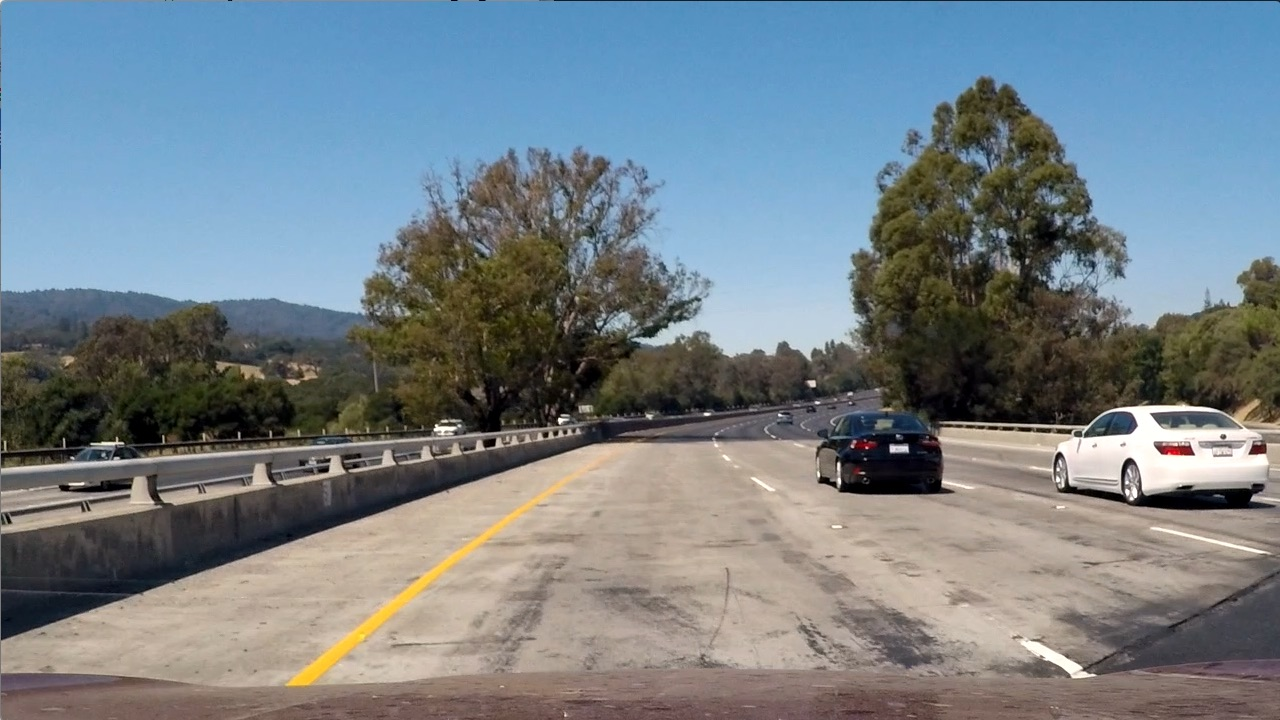
#> input picture test_images/test1.jpg, 1280 x 720 px; its folder holds only this picture in this run
$ python lane_finder.py   (older library calls are emulated)
#> lines starting #> are read from the running program, lines starting #| are printed output that depends on the picture; after the words box and inside, x2 and y2 are one past the last pixel; in counts of white or black regions, pixels touching at a corner belong together
#> (reads calib.p from the repository)
#> (reads projection.p from the repository)
#> further down, img is the input picture: shape (720, 1280, 3); mean R, G, B 117.5, 128.7, 135.5
import pickle
import matplotlib.pyplot as plt
import matplotlib.image as mpimg
from moviepy.editor import VideoFileClip
import cv2
import os
import numpy as np
import settings
import math
from settings import CALIB_FILE_NAME, PERSPECTIVE_FILE_NAME

def get_center_shift(coeffs, img_size, pixels_per_meter):
    return np.polyval(coeffs, img_size[1]/pixels_per_meter[1]) - (img_size[0]//2)/pixels_per_meter[0]

def get_curvature(coeffs, img_size, pixels_per_meter):
    return ((1 + (2*coeffs[0]*img_size[1]/pixels_per_meter[1] + coeffs[1])**2)**1.5) / np.absolute(2*coeffs[0])


#class that finds line in a mask
class LaneLineFinder:
    def __init__(self, img_size, pixels_per_meter, center_shift):
        self.found = False
        self.poly_coeffs = np.zeros(3, dtype=np.float32)
        self.coeff_history = np.zeros((3, 7), dtype=np.float32)
        self.img_size = img_size
        self.pixels_per_meter = pixels_per_meter
        self.line_mask = np.ones((img_size[1], img_size[0]), dtype=np.uint8)
        self.other_line_mask = np.zeros_like(self.line_mask)
        self.line = np.zeros_like(self.line_mask)
        self.num_lost = 0
        self.still_to_find = 1
        self.shift = center_shift
        self.first = True
        self.stddev = 0

    # [12 lines left out: functions reset_lane_line, one_lost, not called in this run]

    def one_found(self):
        self.first = False
        self.num_lost = 0
        if not self.found:
            self.still_to_find -= 1
            if self.still_to_find <= 0:
                self.found = True

    def fit_lane_line(self, mask):
        y_coord, x_coord = np.where(mask)
        y_coord = y_coord.astype(np.float32)/self.pixels_per_meter[1]
        x_coord = x_coord.astype(np.float32)/self.pixels_per_meter[0]
        if len(y_coord) <= 150:
            coeffs = np.array([0, 0, (self.img_size[0]//2)/self.pixels_per_meter[0] + self.shift], dtype=np.float32)
        else:
            coeffs, v = np.polyfit(y_coord, x_coord, 2, rcond=1e-16, cov=True)
            self.stddev = 1 - math.exp(-5*np.sqrt(np.trace(v)))

        self.coeff_history = np.roll(self.coeff_history, 1)

        if self.first:
            self.coeff_history = np.reshape(np.repeat(coeffs, 7), (3, 7))
        else:
            self.coeff_history[:, 0] = coeffs

        value_x = get_center_shift(coeffs, self.img_size, self.pixels_per_meter)
        curve = get_curvature(coeffs, self.img_size, self.pixels_per_meter)

        if (self.stddev > 0.95) | (len(y_coord) < 150) | (math.fabs(value_x - self.shift) > math.fabs(0.5*self.shift)) \
                | (curve < 30):

            self.coeff_history[0:2, 0] = 0
            self.coeff_history[2, 0] = (self.img_size[0]//2)/self.pixels_per_meter[0] + self.shift
            self.one_lost()
        else:
            self.one_found()

        self.poly_coeffs = np.mean(self.coeff_history, axis=1)

    def get_line_points(self):
        y = np.array(range(0, self.img_size[1]+1, 10), dtype=np.float32)/self.pixels_per_meter[1]
        x = np.polyval(self.poly_coeffs, y)*self.pixels_per_meter[0]
        y *= self.pixels_per_meter[1]
        return np.array([x, y], dtype=np.int32).T

    def get_other_line_points(self):
        pts = self.get_line_points()
        pts[:, 0] = pts[:, 0] - 2*self.shift*self.pixels_per_meter[0]
        return pts

    def find_lane_line(self, mask, reset=False):
        n_segments = 16
        window_width = 30
        step = self.img_size[1]//n_segments

        if reset or (not self.found and self.still_to_find == 5) or self.first:
            self.line_mask[:] = 0
            n_steps = 4
            window_start = self.img_size[0]//2 + int(self.shift*self.pixels_per_meter[0]) - 3 * window_width
            window_end = window_start + 6*window_width
            sm = np.sum(mask[self.img_size[1]-4*step:self.img_size[1], window_start:window_end], axis=0)
            sm = np.convolve(sm, np.ones((window_width,))/window_width, mode='same')
            argmax = window_start + np.argmax(sm)
            shift = 0
            for last in range(self.img_size[1], 0, -step):
                first_line = max(0, last - n_steps*step)
                sm = np.sum(mask[first_line:last, :], axis=0)
                sm = np.convolve(sm, np.ones((window_width,))/window_width, mode='same')
                window_start = min(max(argmax + int(shift)-window_width//2, 0), self.img_size[0]-1)
                window_end = min(max(argmax + int(shift) + window_width//2, 0+1), self.img_size[0])
                new_argmax = window_start + np.argmax(sm[window_start:window_end])
                new_max = np.max(sm[window_start:window_end])
                if new_max <= 2:
                    new_argmax = argmax + int(shift)
                    shift = shift/2
                if last != self.img_size[1]:
                    shift = shift*0.25 + 0.75*(new_argmax - argmax)
                argmax = new_argmax
                cv2.rectangle(self.line_mask, (argmax-window_width//2, last-step), (argmax+window_width//2, last),
                              1, thickness=-1)
        else:
            self.line_mask[:] = 0
            points = self.get_line_points()
            if not self.found:
                factor = 3
            else:
                factor = 2
            cv2.polylines(self.line_mask, [points], 0, 1, thickness=int(factor*window_width))

        self.line = self.line_mask * mask
        self.fit_lane_line(self.line)
        self.first = False
        if not self.found:
            self.line_mask[:] = 1
        points = self.get_other_line_points()
        self.other_line_mask[:] = 0
        cv2.polylines(self.other_line_mask, [points], 0, 1, thickness=int(5*window_width))

# class that finds the whole lane
class LaneFinder:
    def __init__(self, img_size, warped_size, cam_matrix, dist_coeffs, transform_matrix, pixels_per_meter, warning_icon):
#> called with img_size = (1280, 720), warped_size = (500, 600), cam_matrix = array of shape (3, 3), dist_coeffs = array of shape (1, 5), transform_matrix = array of shape (3, 3), pixels_per_meter = (46.57, 33.07), warning_icon = 'warning.png'
        self.found = False
        self.cam_matrix = cam_matrix
        self.dist_coeffs = dist_coeffs
        self.img_size = img_size
        self.warped_size = warped_size
        self.mask = np.zeros((warped_size[1], warped_size[0], 3), dtype=np.uint8)
        self.roi_mask = np.ones((warped_size[1], warped_size[0], 3), dtype=np.uint8)
        self.total_mask = np.zeros_like(self.roi_mask)
        self.warped_mask = np.zeros((self.warped_size[1], self.warped_size[0]), dtype=np.uint8)
        self.M = transform_matrix
        self.count = 0
        self.left_line = LaneLineFinder(warped_size, pixels_per_meter, -1.8288)  # 6 feet in meters
        self.right_line = LaneLineFinder(warped_size, pixels_per_meter, 1.8288)
        if (warning_icon is not None):
            self.warning_icon=np.array(mpimg.imread(warning_icon)*255, dtype=np.uint8)
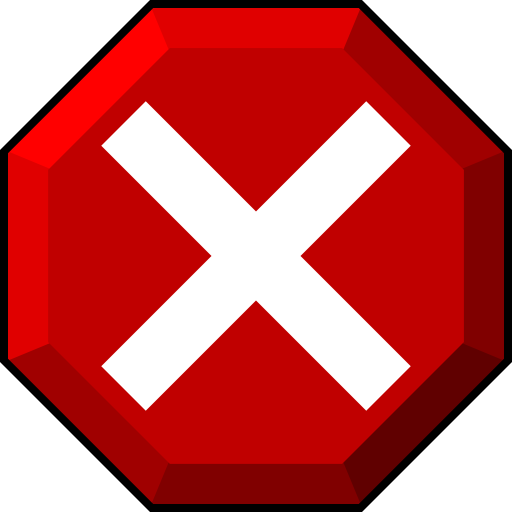
#> input picture warning.png, 1024 x 1024 px (shown at 1/2 size)
        else:
            self.warning_icon=None
        self.lanes = None
        self.position = None
        self.curvature = None
        self.raw_mask = None
        self.lanelines = None
        self.mainDiagScreen = None
        self.diag1 = None
        self.diag2 = None
        self.diag3 = None
        self.diag4 = None
        self.diag5 = None
        self.diag6 = None
        self.diag7 = None
        self.diag8 = None
        self.diag9 = None
        self.middlepanel = None

    def undistort(self, img):
        return cv2.undistort(img, self.cam_matrix, self.dist_coeffs)

    def warp(self, img):
        return cv2.warpPerspective(img, self.M, self.warped_size, flags=cv2.WARP_FILL_OUTLIERS+cv2.INTER_CUBIC)
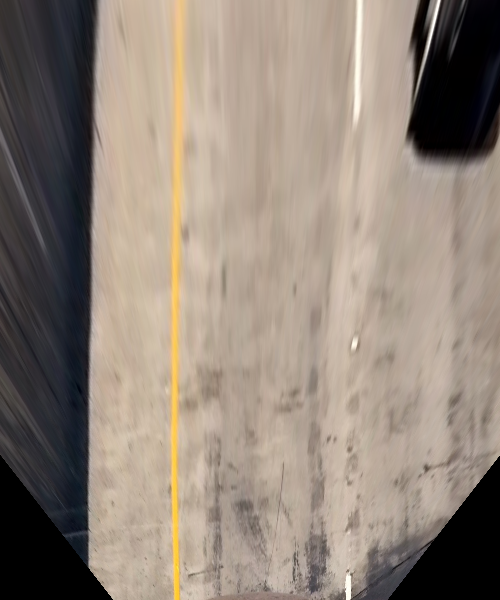
#> returned value: shape (600, 500, 3); mean of channels 0, 1, 2 145.4, 132.7, 121.1; drawn as R, G, B

    def unwarp(self, img):
        return cv2.warpPerspective(img, self.M, self.img_size, flags=cv2.WARP_FILL_OUTLIERS +
                                                                     cv2.INTER_CUBIC+cv2.WARP_INVERSE_MAP)

    def equalize_lines(self, alpha=0.9):
        mean = 0.5 * (self.left_line.coeff_history[:, 0] + self.right_line.coeff_history[:, 0])
        self.left_line.coeff_history[:, 0] = alpha * self.left_line.coeff_history[:, 0] + \
                                             (1-alpha)*(mean - np.array([0,0, 1.8288], dtype=np.uint8))
        self.right_line.coeff_history[:, 0] = alpha * self.right_line.coeff_history[:, 0] + \
                                              (1-alpha)*(mean + np.array([0,0, 1.8288], dtype=np.uint8))

    def find_lane(self, img, distorted=True, reset=False):
        # undistort, warp, change space, filter
        if distorted:
            img = self.undistort(img)
        if reset:
            self.left_line.reset_lane_line()
            self.right_line.reset_lane_line()

        img = self.warp(img)
        img_hls = cv2.cvtColor(img, cv2.COLOR_RGB2HLS)
#> img_hls: shape (600, 500, 3); mean of channels 0, 1, 2 33.3, 133.4, 50.1
        img_hls = cv2.medianBlur(img_hls, 5)
#> img_hls: shape (600, 500, 3); mean of channels 0, 1, 2 33.3, 133.5, 50.1
        img_lab = cv2.cvtColor(img, cv2.COLOR_RGB2LAB)
#> img_lab: shape (600, 500, 3); mean of channels 0, 1, 2 140.6, 130.8, 135.5
        img_lab = cv2.medianBlur(img_lab, 5)
#> img_lab: shape (600, 500, 3); mean of channels 0, 1, 2 140.7, 130.8, 135.5

        big_kernel = cv2.getStructuringElement(cv2.MORPH_ELLIPSE, (31, 31))
        small_kernel = cv2.getStructuringElement(cv2.MORPH_RECT, (7, 7))

        greenery = (img_lab[:, :, 2].astype(np.uint8) > 130) & cv2.inRange(img_hls, (0, 0, 50), (35, 190, 255))
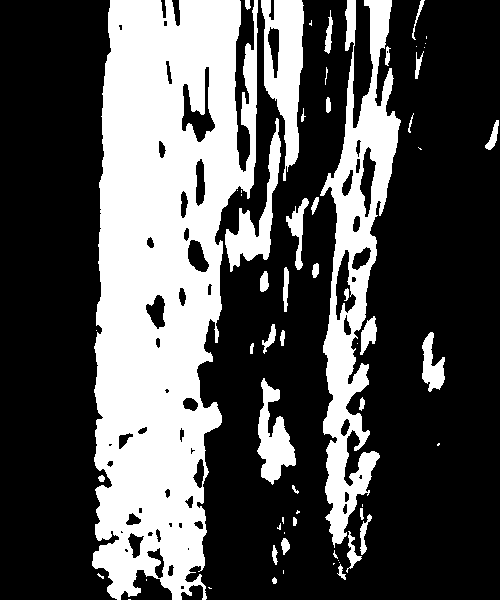
#> greenery: shape (600, 500); values 0 (black) and 1 (white), 32.3% white; 63 white regions (26 under 20 px), largest, box (x1, y1, x2, y2) and area: (92, 0, 258, 600) 67420, (320, 0, 401, 548) 16463, (261, 0, 304, 181) 4328

        road_mask = np.logical_not(greenery).astype(np.uint8) & (img_hls[:, :, 1] < 250)
        road_mask = cv2.morphologyEx(road_mask, cv2.MORPH_OPEN, small_kernel)
#> road_mask: shape (600, 500); values 0 (black) and 1 (white), 65.3% white; 28 black regions (6 under 20 px), largest, box (x1, y1, x2, y2) and area: (92, 0, 312, 600) 78499, (320, 0, 401, 580) 19969, (257, 378, 296, 485) 2184
        road_mask = cv2.dilate(road_mask, big_kernel)
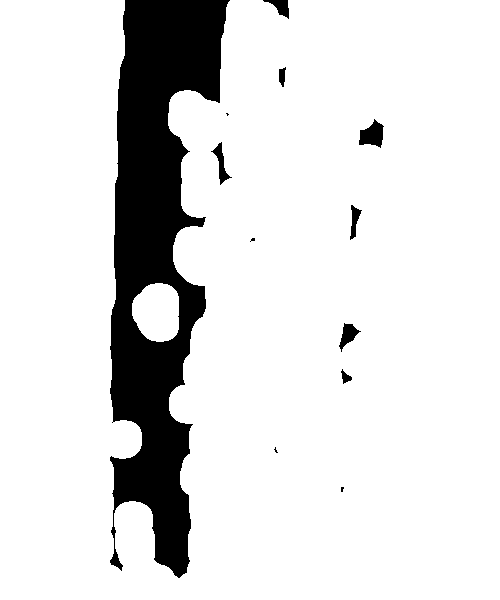
#> road_mask: shape (600, 500); values 0 (black) and 1 (white), 87.1% white; 12 black regions (4 under 20 px)

        img2, contours, hierarchy = cv2.findContours(road_mask, cv2.RETR_LIST, cv2.CHAIN_APPROX_NONE)
#> contours = 14 contours, 6 with area under 20; largest, box (x1, y1, x2, y2) and area: (0, 0, 500, 600) 258674, (132, 283, 179, 342) 2182, (358, 118, 385, 149) 491, (210, 141, 233, 186) 320, (338, 322, 362, 353) 314, (349, 204, 363, 241) 234, (278, 66, 287, 88) 120, (340, 368, 353, 385) 98

        biggest_area = 0
        for contour in contours:
            area = cv2.contourArea(contour)
            if area>biggest_area:
                biggest_area = area
                biggest_contour = contour
#> this loop made 14 passes
#> (area, biggest_area) on passes 4, 5, 6, 14: (98, 98), (313.5, 313.5), (2182.5, 2182.5), (258674.5, 258674.5)
#> after the loop, biggest_area = 258674.5; biggest_contour = contour of 3617 points, box (x1, y1, x2, y2) (0, 0, 500, 600), area 258674
        road_mask = np.zeros_like(road_mask)
        cv2.fillPoly(road_mask, [biggest_contour],  1)
#> road_mask: shape (600, 500); values 0 (black) and 1 (white), 86.8% white; 2 black regions, box (x1, y1, x2, y2) and area: (110, 0, 230, 578) 39287, (263, 0, 289, 19) 229

        self.roi_mask[:, :, 0] = (self.left_line.line_mask | self.right_line.line_mask) & road_mask
#> self.roi_mask: shape (600, 500, 3); mean of channels 0, 1, 2 0.868, 1, 1
        self.roi_mask[:, :, 1] = self.roi_mask[:, :, 0]
#> self.roi_mask: shape (600, 500, 3); mean of channels 0, 1, 2 0.868, 0.868, 1
        self.roi_mask[:, :, 2] = self.roi_mask[:, :, 0]
#> self.roi_mask: shape (600, 500, 3); mean of channels 0, 1, 2 0.868, 0.868, 0.868

        kernel = cv2.getStructuringElement(cv2.MORPH_ELLIPSE, (7, 3))
        black = cv2.morphologyEx(img_lab[:,:, 0], cv2.MORPH_TOPHAT, kernel)
        lanes = cv2.morphologyEx(img_hls[:,:,1], cv2.MORPH_TOPHAT, kernel)

        kernel = cv2.getStructuringElement(cv2.MORPH_RECT, (13, 13))
        lanes_yellow = cv2.morphologyEx(img_lab[:, :, 2], cv2.MORPH_TOPHAT, kernel)

        self.mask[:, :, 0] = cv2.adaptiveThreshold(black, 1, cv2.ADAPTIVE_THRESH_MEAN_C, cv2.THRESH_BINARY, 13, -6)
#> self.mask: shape (600, 500, 3); mean of channels 0, 1, 2 0.0126, 0, 0
        self.mask[:, :, 1] = cv2.adaptiveThreshold(lanes, 1, cv2.ADAPTIVE_THRESH_MEAN_C, cv2.THRESH_BINARY, 13, -4)
#> self.mask: shape (600, 500, 3); mean of channels 0, 1, 2 0.0126, 0.0175, 0
        self.mask[:, :, 2] = cv2.adaptiveThreshold(lanes_yellow, 1, cv2.ADAPTIVE_THRESH_MEAN_C, cv2.THRESH_BINARY,
                                                   13, -1.5)
#> self.mask: shape (600, 500, 3); mean of channels 0, 1, 2 0.0126, 0.0175, 0.0158
        self.raw_mask = self.mask
        self.mask *= self.roi_mask
#> self.mask: shape (600, 500, 3); mean of channels 0, 1, 2 0.0101, 0.0159, 0.00541
        small_kernel = cv2.getStructuringElement(cv2.MORPH_ELLIPSE, (3, 3))
        self.total_mask = np.any(self.mask, axis=2).astype(np.uint8)
#> self.total_mask: shape (600, 500); values 0 (black) and 1 (white), 2.1% white; 436 white regions (379 under 20 px), largest, box (x1, y1, x2, y2) and area: (352, 0, 363, 130) 639, (2, 143, 47, 255) 481, (416, 0, 441, 91) 399
        self.total_mask = cv2.morphologyEx(self.total_mask.astype(np.uint8), cv2.MORPH_ERODE, small_kernel)
#> self.total_mask: shape (600, 500); values 0 (black) and 1 (white), 0.8% white; 142 white regions (126 under 20 px), largest, box (x1, y1, x2, y2) and area: (353, 0, 362, 128) 379, (175, 92, 182, 137) 221, (417, 0, 440, 89) 214

        left_mask = np.copy(self.total_mask)
        right_mask = np.copy(self.total_mask)
        if self.right_line.found:
            left_mask = left_mask & np.logical_not(self.right_line.line_mask) & self.right_line.other_line_mask
        if self.left_line.found:
            right_mask = right_mask & np.logical_not(self.left_line.line_mask) & self.left_line.other_line_mask
        self.left_line.find_lane_line(left_mask, reset)
#> in find_lane_line, `sm = np.sum(mask[self.img_size[1]-4*step:self.img_size[1], window_star..`: sm = 180 values, max 23 at index 100, min 0 at index 1, mean 0.956
#> in find_lane_line, `sm = np.convolve(sm, np.ones((window_width,))/window_width, mode='same')`: sm = 180 values, max 4.17 at index 113, min 0 at index 16, mean 0.949
#> in find_lane_line, `argmax = window_start + np.argmax(sm)`: argmax = 188
#> the loop in find_lane_line, `for last in range(self.img_size[1], 0, -step):` made 17 passes
#> (window_start, window_end, new_max, shift, argmax) on passes 2 to 9: (173, 203, 1.07, 0, 188), (173, 203, 4.93, -0.75, 187), (172, 202, 4.93, -0.188, 187), (172, 202, 4.53, -1.55, 185), (169, 199, 4.2, -0.387, 185), (170, 200, 4.07, -0.0967, 185), (170, 200, 4.07, -0.0242, 185), (170, 200, 4.03, -11.26, 170)
#> after the loop in find_lane_line, `for last in range(self.img_size[1], 0, -step):`:
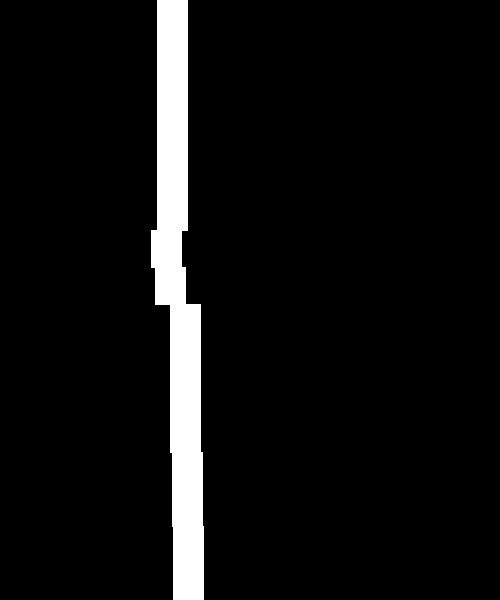
#> self.line_mask: shape (600, 500); values 0 (black) and 1 (white), 6.2% white; 1 white region, box (x1, y1, x2, y2) and area: (151, 0, 204, 600) 18628
#> after the loop in find_lane_line, `for last in range(self.img_size[1], 0, -step):`: shift = 9.3e-05
#> in find_lane_line, `self.line = self.line_mask * mask`:
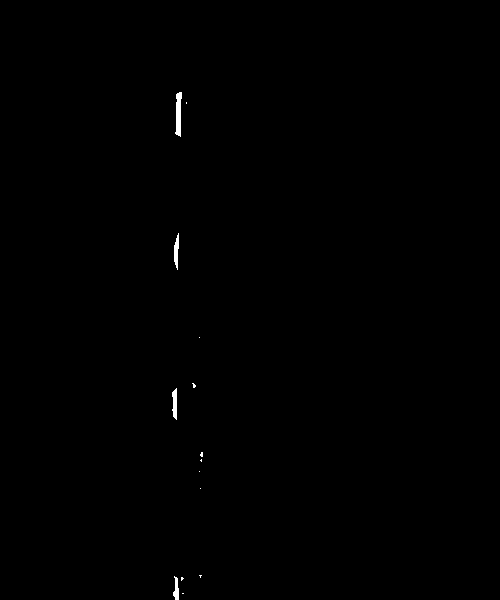
#> self.line: shape (600, 500); values 0 (black) and 1 (white), 0.2% white; 14 white regions (10 under 20 px), largest, box (x1, y1, x2, y2) and area: (175, 92, 182, 137) 221, (172, 388, 177, 420) 123, (174, 233, 179, 270) 121, (173, 576, 179, 600) 92
#> in fit_lane_line, `y_coord, x_coord = np.where(mask)`: y_coord = 605 values from 92 to 599; x_coord = 605 values, max 202 at index 481, min 172 at index 367, mean 177.9
#> in fit_lane_line, `y_coord = y_coord.astype(np.float32)/self.pixels_per_meter[1]`: y_coord = 605 values from 2.78 to 18.12
#> in fit_lane_line, `x_coord = x_coord.astype(np.float32)/self.pixels_per_meter[0]`: x_coord = 605 values, max 4.34 at index 481, min 3.69 at index 367, mean 3.82
#> in fit_lane_line, `coeffs, v = np.polyfit(y_coord, x_coord, 2, rcond=1e-16, cov=True)`: coeffs = [0.000235, -0.00383, 3.83]; v = [[4.71e-08, -9.53e-07, 3.43e-06], [-9.53e-07, 2.01e-05, -7.7e-05], [3.43e-06, -7.7e-05, 0.000342]]
#> in fit_lane_line, `self.stddev = 1 - math.exp(-5*np.sqrt(np.trace(v)))`: self.stddev = 0.0908
#> in fit_lane_line, `value_x = get_center_shift(coeffs, self.img_size, self.pixels_per_meter)`: value_x = -1.53
#> in fit_lane_line, `curve = get_curvature(coeffs, self.img_size, self.pixels_per_meter)`: curve = 2123.8
#> in fit_lane_line, `self.poly_coeffs = np.mean(self.coeff_history, axis=1)`: self.poly_coeffs = [0.000235, -0.00383, 3.83]
#> in get_line_points, `x = np.polyval(self.poly_coeffs, y)*self.pixels_per_meter[0]`: x = 61 values, max 178.7 at index 60, min 177.6 at index 27, mean 177.9
#> in get_other_line_points, `pts = self.get_line_points()`: pts = 61 pairs, first value 177 to 178, second value 0 to 600
#> in find_lane_line, `points = self.get_other_line_points()`: points = 61 pairs, first value 347 to 348, second value 0 to 600
#> in find_lane_line, `cv2.polylines(self.other_line_mask, [points], 0, 1, thickness=int(5*wi..`:
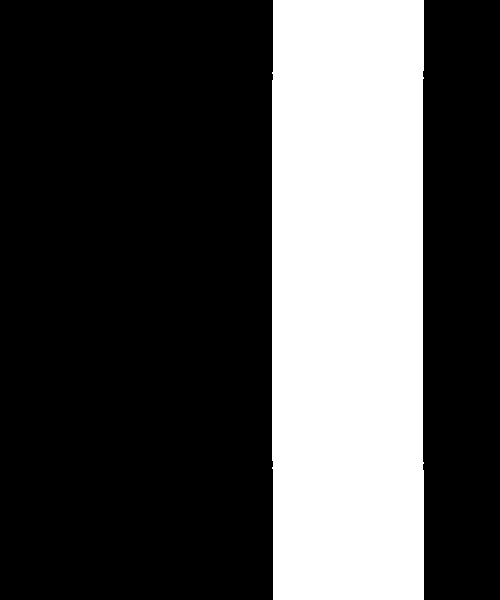
#> self.other_line_mask: shape (600, 500); values 0 (black) and 1 (white), 30.2% white; 1 white region, box (x1, y1, x2, y2) and area: (272, 0, 424, 600) 90590
        self.right_line.find_lane_line(right_mask, reset)
#> (the rest of the program and of its run is left out)
